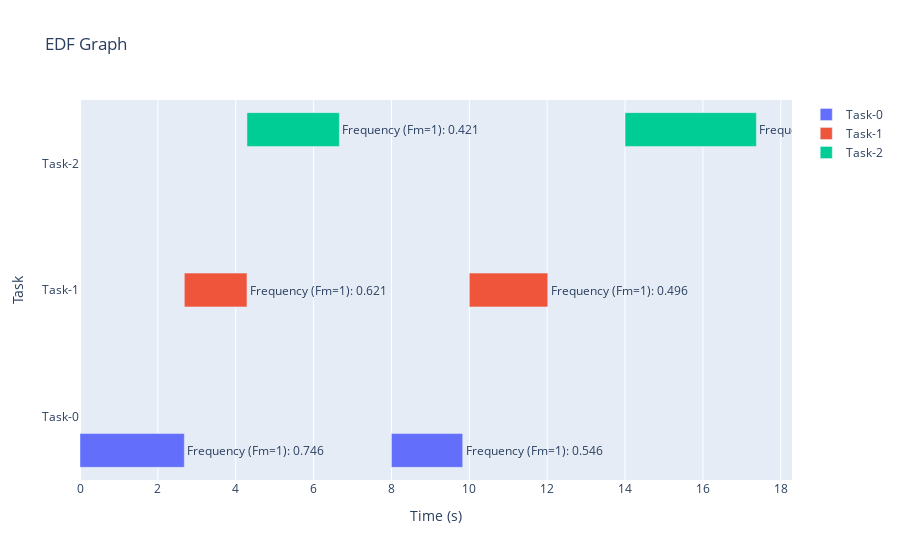

Notebook cell for this chart:
### Code cell
# Render graph
fig = go.Figure(data=data)
fig.update_layout(
    title="EDF Graph",
    xaxis_title="Time (s)",
    yaxis_title="Task",
)
fig.show()

### Figure 1 — Plotly figure (JSON) as saved in the notebook; plotly's stock layout.template omitted (floating-point values rounded to 4 significant figures)
{"data": [{"base": [0, 8], "hovertemplate": "<b>Start:</b> %{base:.2f}s<br><b>Finish:</b> %{x:.2f}s<br><b>%{text}</b>", "name": "Task-0", "orientation": "h", "text": ["Frequency (Fm=1): 0.746", "Frequency (Fm=1): 0.546"], "type": "bar", "x": [2.679, 1.83], "y": ["Task-0", "Task-0"]}, {"base": [2.679, 10], "hovertemplate": "<b>Start:</b> %{base:.2f}s<br><b>Finish:</b> %{x:.2f}s<br><b>%{text}</b>", "name": "Task-1", "orientation": "h", "text": ["Frequency (Fm=1): 0.621", "Frequency (Fm=1): 0.496"], "type": "bar", "x": [1.609, 2.014], "y": ["Task-1", "Task-1"]}, {"base": [4.289, 14], "hovertemplate": "<b>Start:</b> %{base:.2f}s<br><b>Finish:</b> %{x:.2f}s<br><b>%{text}</b>", "name": "Task-2", "orientation": "h", "text": ["Frequency (Fm=1): 0.421", "Frequency (Fm=1): 0.296"], "type": "bar", "x": [2.373, 3.373], "y": ["Task-2", "Task-2"]}], "layout": {"title": {"text": "EDF Graph"}, "xaxis": {"title": {"text": "Time (s)"}}, "yaxis": {"title": {"text": "Task"}}}}
